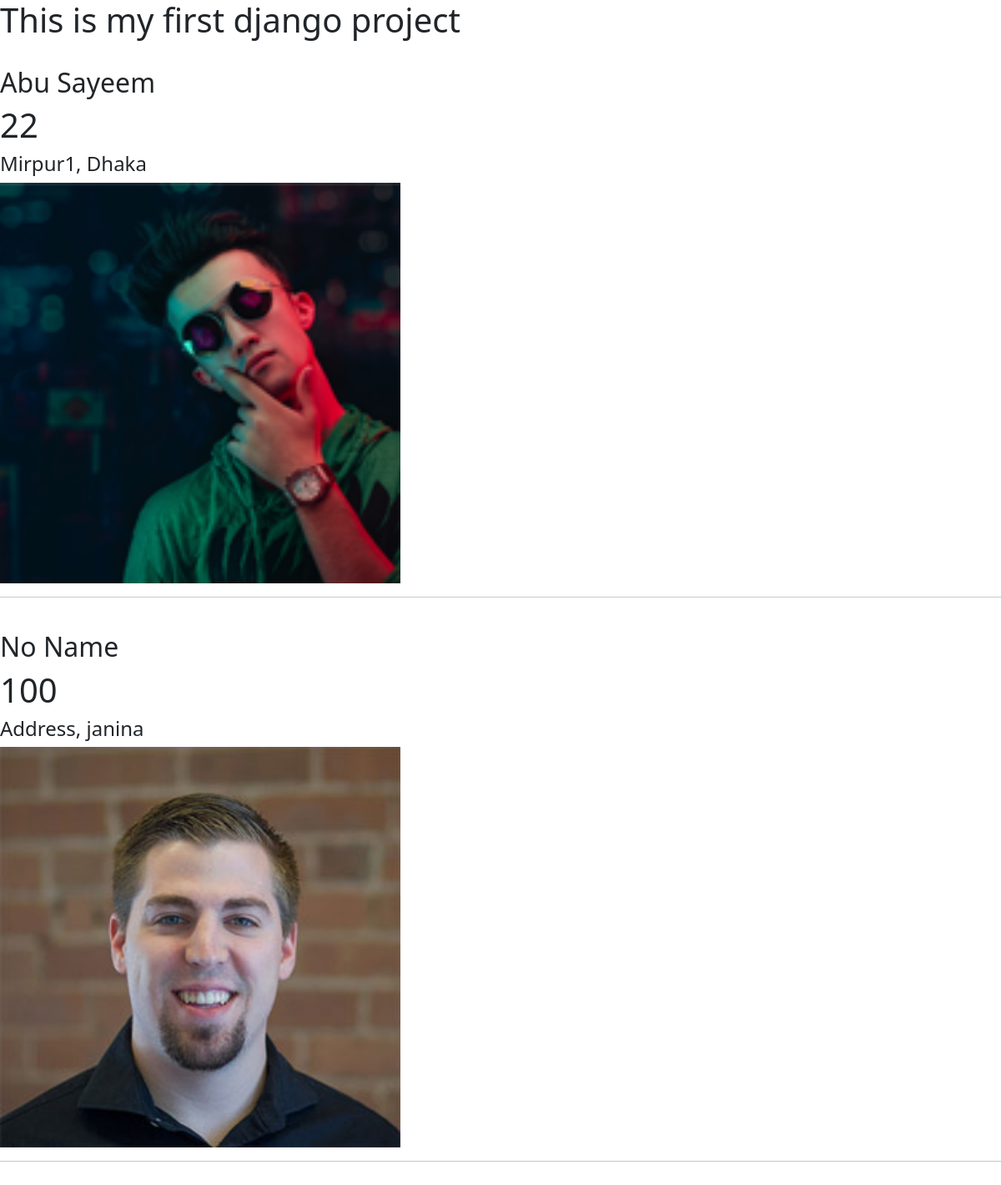
The page /myapp/ on the database as committed earlier.
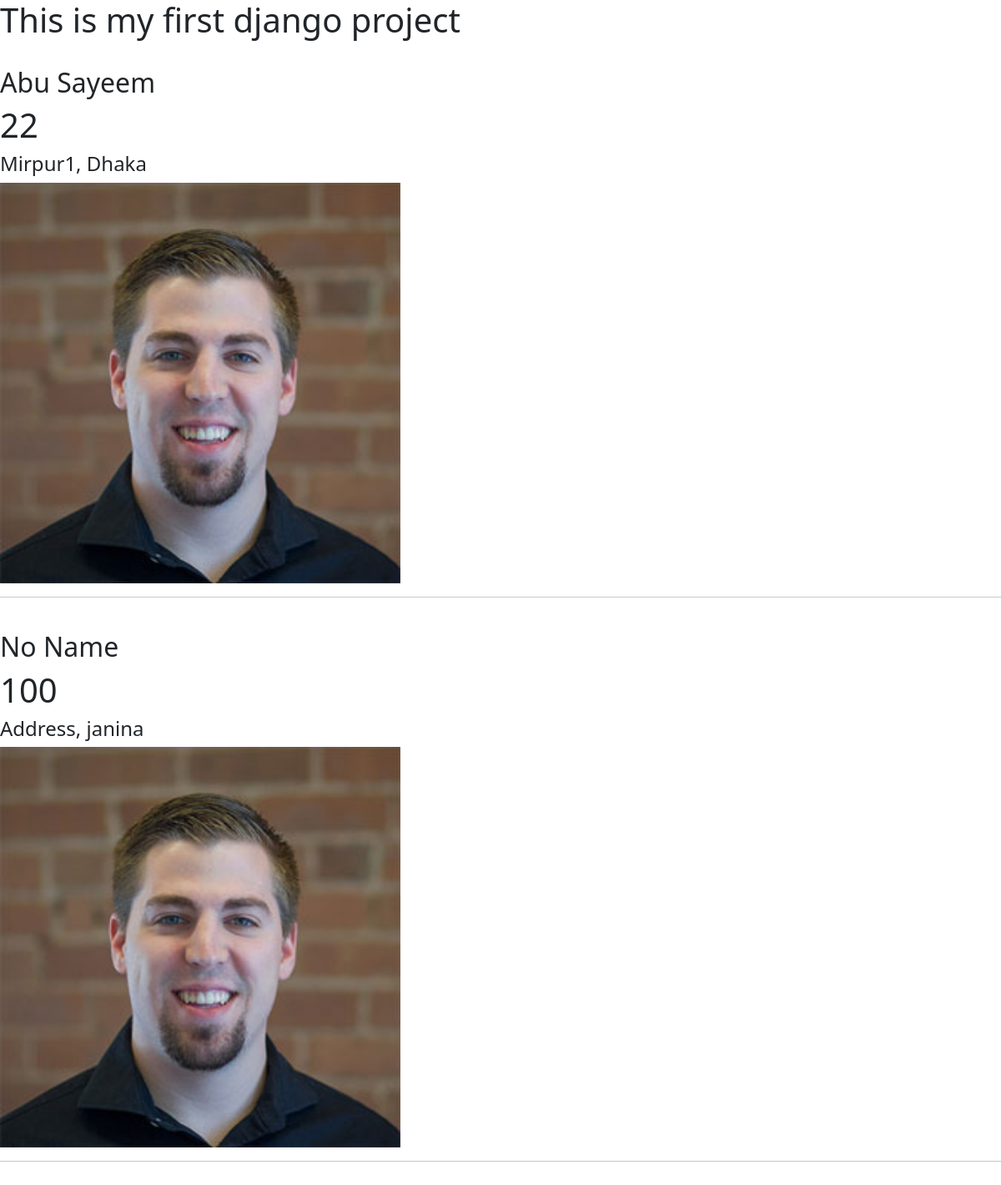
The same page on the database as committed later.
### myapp/models.py (models this page shows)
class Profile(models.Model):
    name = models.CharField(max_length=30)
    age = models.IntegerField()
    address = models.TextField()
    image = models.ImageField(upload_to='public/')

### myapp/views.py (the view)
# urls.py: path('', views.homepage, name='homepage')
def homepage(request):
    profile = Profile.objects.all()
    context = {
        'profile': profile
    }
    return render(request, 'index.html', context)

### templates/index.html (shortened to what this page needs)
<!DOCTYPE html>
<html lang="en">
<head>
    <link href="https://cdn.jsdelivr.net/npm/bootstrap@5.0.0-beta3/dist/css/bootstrap.min.css" rel="stylesheet">
</head>
<body>
    <h1>This is my first django project</h1>
    <br>
    {% for i in profile %}
        <h2>{{ i.name }}</h2>
        <h1>{{ i.age }}</h1>
        <h4>{{ i.address }}</h4>
        <img src="{{ i.image.url }}" alt="Image" width=40%>
        <hr>
        <br>
    {% endfor %}
</body>
</html>

Rows that differ between the two databases and show on the page:
changed Profile "Abu Sayeem": image: a different picture
